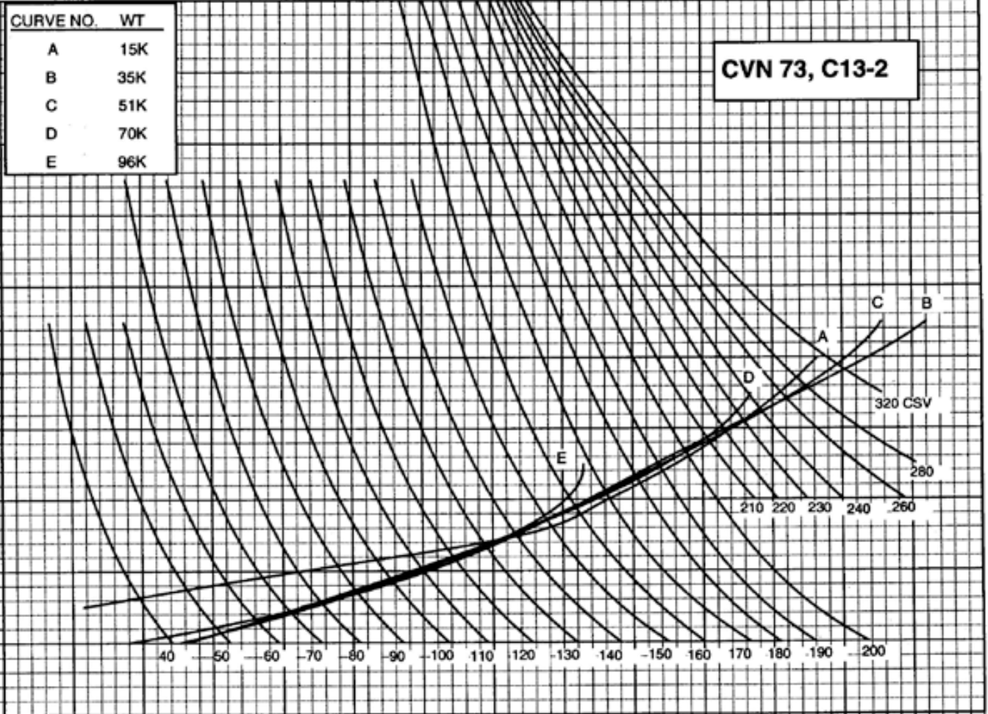
%> input picture Misc/catapult.png, 988 x 714 px, shrunk from 1344 x 972 before the run
$ octave catapult_fit.m   (GNU Octave 9; MATLAB toolbox functions it lacks are replaced by stand-ins)
%> lines starting %> are read from the running program, lines starting %| are printed output that depends on the picture
%% Load datapoints and image
pos = load("catapult_points.mat").pos;

img_file = "/Users/michaelchen/UMich/Class/F25/Aero_481/Misc/catapult.png";
img = imread(img_file);
%> img is the input picture: size 714x988x3 uint8; min 0, max 255, mean 198.3
img = img(end:-1:1, :, :);
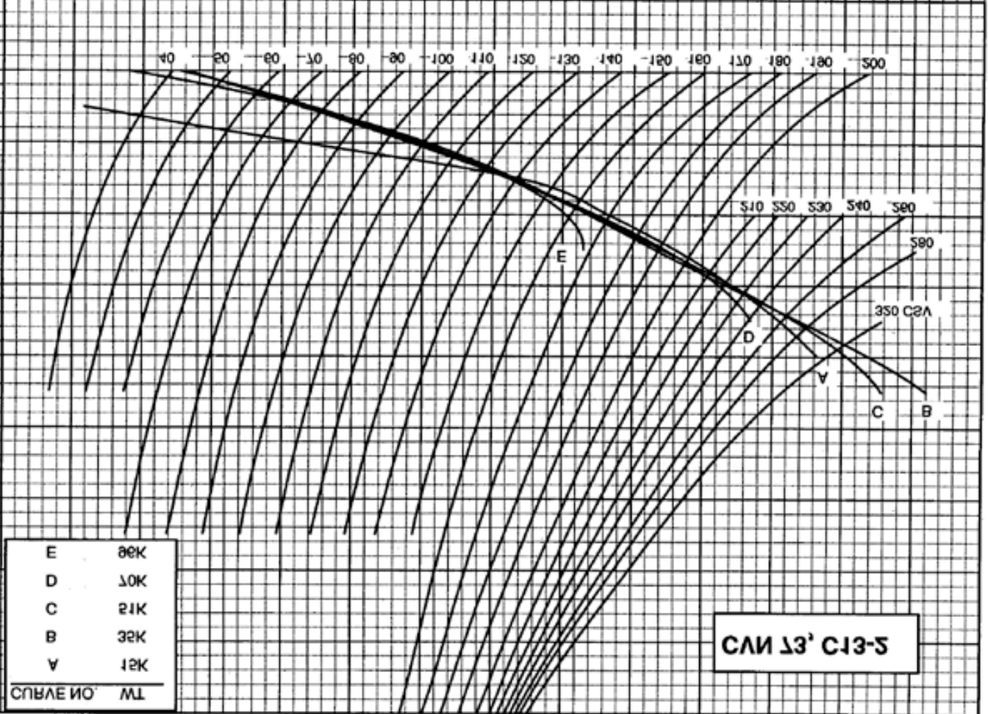
%> img: size 714x988x3 uint8; min 0, max 255, mean 198.3; mean of the top-left, top-right, bottom-left and bottom-right quarters 196.7, 195.1, 203.3, 198.2

%% Fit function
p = polyfit(pos(:, 1), pos(:, 2), 3);
save("catapult_p.mat", "p");

%% Plot
xmin = 50;
xmax = 190;
ymin = 0;
ymax = 100;

V = linspace(125, 176, 100);

figure(1);
clf;
imagesc([xmin xmax], [ymin ymax], img);
hold on;
plot(V, polyval(p, V), "-b", "LineWidth", 1);

set(gca, 'YDir', 'normal');
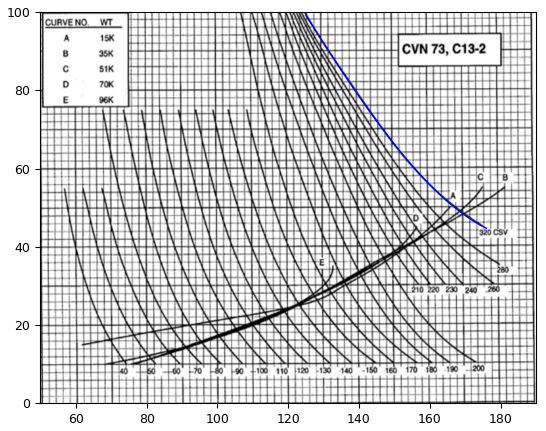
%> figure redrawn from the program's plot data

%% Fit function
p = polyfit(pos(:, 2), pos(:, 1), 5);
save("catapult_p2.mat", "p");

%% Plot
xmin = 50;
xmax = 190;
ymin = 0;
ymax = 100;

W0 = linspace(40, 100, 100);

figure(1);
clf;
imagesc([xmin xmax], [ymin ymax], img);
hold on;
plot(polyval(p, W0), W0, "-b", "LineWidth", 1);

set(gca, 'YDir', 'normal');
